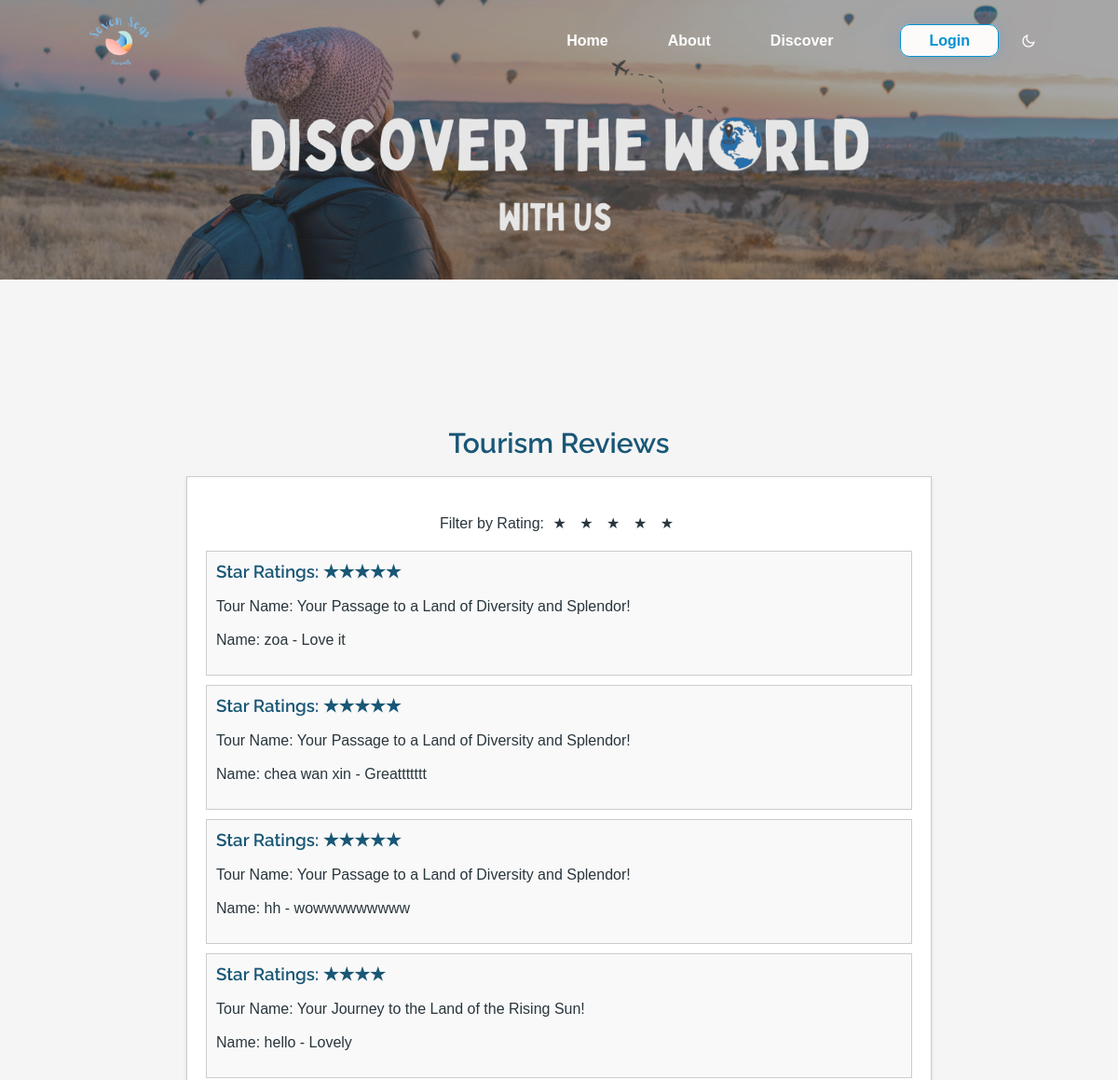
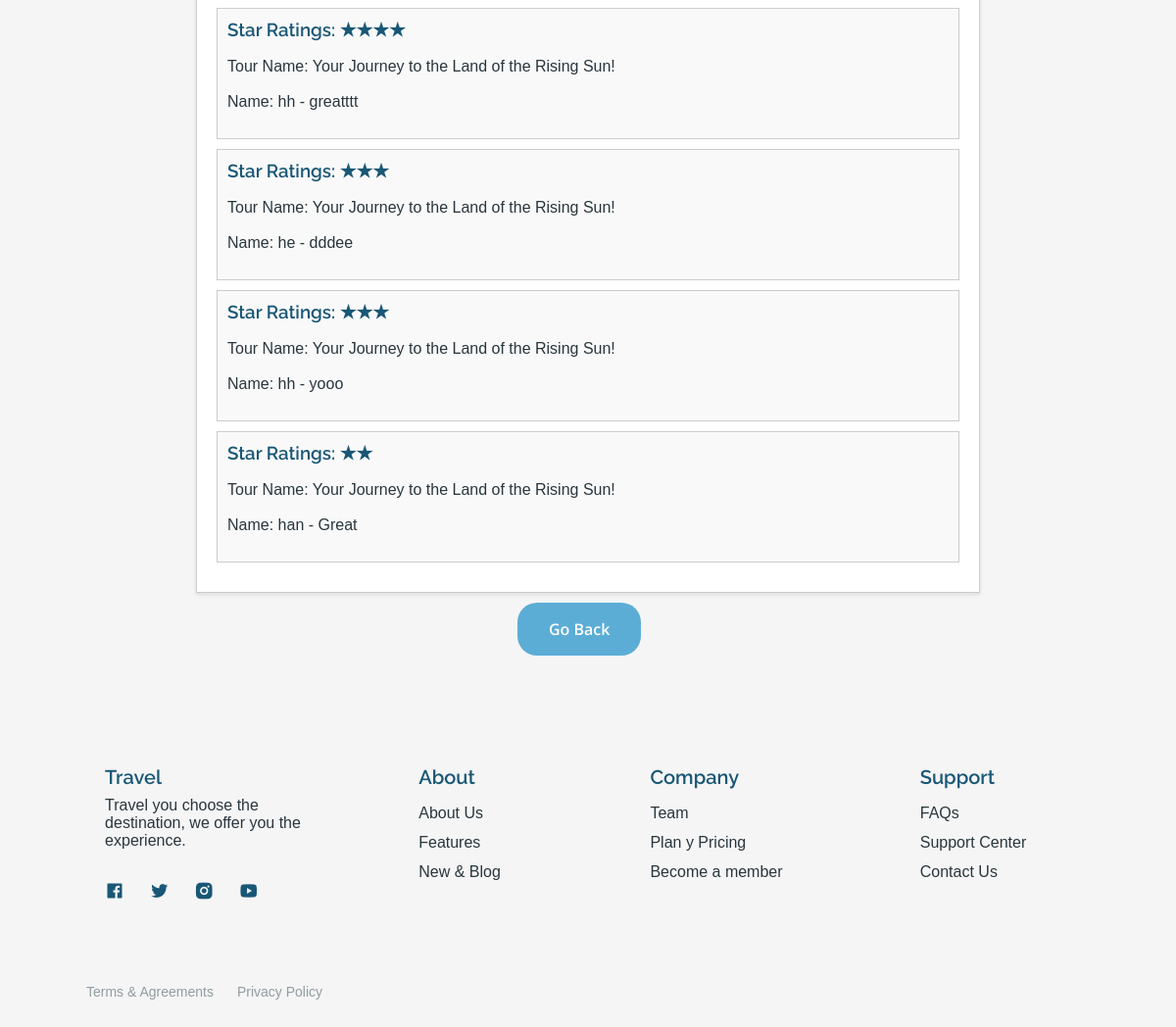
/filterRatings.php, run on the app's committed database (2 pictures, top to bottom).
### tables this page shows
CREATE TABLE `purchases` (
  `orderID` char(11) NOT NULL,
  `userID` varchar(100) NOT NULL,
  `username` varchar(50) NOT NULL,
  `firstName` varchar(50) NOT NULL,
  `lastName` varchar(50) NOT NULL,
  `phoneNo` int(11) NOT NULL,
  `idNo` varchar(50) NOT NULL,
  `guests` int(10) NOT NULL,
  `tour_type` char(10) NOT NULL,
  `tour_location` varchar(50) NOT NULL,
  `product_name` varchar(100) NOT NULL,
  `product_price` decimal(10,2) NOT NULL,
  `total_amount` decimal(10,2) NOT NULL,
  `review` varchar(500) DEFAULT NULL,
  `star_rating` int(11) DEFAULT NULL
);

### filterRatings.php (the view, shortened to what this page needs)
<?php
    $con = mysqli_connect("localhost", "root", "", "bookings");
?>
<!DOCTYPE html>
<html lang="en">
<head>
    <link href="https://cdn.jsdelivr.net/npm/remixicon@2.5.0/fonts/remixicon.css" rel="stylesheet">
    <link rel="stylesheet" href="css/swiper-bundle.min.css">
    <link rel="stylesheet" href="https://s3-us-west-2.amazonaws.com/s.cdpn.io/148866/reset.css">
    <link rel="stylesheet" href="https://cdnjs.cloudflare.com/ajax/libs/meyer-reset/2.0/reset.min.css">
    <link rel="stylesheet" href="css/styles.css">
    <link rel="stylesheet" href="css/ratings.css">
    <link rel="stylesheet" href="css/policy.css">
</head>
<body>
    <header class="header" id="header">
        <nav class="nav container">
            <a href="#" class="nav__logo">
                <img src="img/Travel Website.png">
            </a>
            <div class="nav__menu" id="nav-menu">
                    <ul class="nav__list">
                        <li class="nav__item">
                            <a href="index.php" class="nav__link ">Home</a>
                        </li>
                        <li class="nav__item">
                            <a href="index.php#about" class="nav__link">About</a>
                        </li>
                        <li class="nav__item">
                            <a href="tours.php" class="nav__link">Discover</a>
                        </li>
                        <?php
                        if (isset($_SESSION['user']) && $_SESSION['user']['user_type'] == 'user' ) {
                            echo '<li class="nav__item">
                                    <a href="review.php" class="nav__link active-link">Review</a>
                                  </li>';
                            echo '<li class="login__item">
                                    <a href="asia_tours.php?logout=1" class="cd-signin">Logout</a>
                                  </li>';
                        } else {
                            echo '<li class="login__item">
                                    <a class="cd-signin" href="#0">Login </a>
                                  </li>';
                        }
                        ?>
                    </ul>
                <div class="nav__dark">
                    <i class="ri-moon-line change-theme" id="theme-button"></i>
                </div>
            </div>
        </nav>
    </header>
    <main class="main">
        <section class="home" id="home">
            <div class=hero-banner>
                <img src="img/hero-banner@2x.png">
            </div>
            <div class="hero__container container grid"></div>
        </section>
        <br>
        <h1 style="font-size: 30px;">Tourism Reviews</h1>
        <br>
        <div class="reviews">
            <div class="filter">
                <span>Filter by Rating:</span>
                <span class="rating" data-rating="1">★</span>
                <span class="rating" data-rating="2">★</span>
                <span class="rating" data-rating="3">★</span>
                <span class="rating" data-rating="4">★</span>
                <span class="rating" data-rating="5">★</span>
            </div>
            <?php
                $query = "SELECT * FROM purchases WHERE star_rating = '5'";
                $result=mysqli_query($con,$query);
                while($fetch=mysqli_fetch_assoc($result))
                {
                    echo '<div class="review" data-rating="5">';
                    echo "<h3>Star Ratings: ★★★★★</h3><br>";
                    echo "<p>Tour Name: $fetch[product_name]</p><br>";
                    echo "<p>Name: $fetch[firstName] - $fetch[review]</p><br></div>";
                }
            ?>
            <?php
                $query = "SELECT * FROM purchases WHERE star_rating = '4'";
                $result=mysqli_query($con,$query);
                while($fetch=mysqli_fetch_assoc($result))
                {
                    echo '<div class="review" data-rating="4">';
                    echo "<h3>Star Ratings: ★★★★</h3><br>";
                    echo "<p>Tour Name: $fetch[product_name]</p><br>";
                    echo "<p>Name: $fetch[firstName] - $fetch[review]</p><br></div>";
                }
            ?>
            <?php
                $query = "SELECT * FROM purchases WHERE star_rating = '3'";
                $result=mysqli_query($con,$query);
                while($fetch=mysqli_fetch_assoc($result))
                {
                    echo '<div class="review" data-rating="3">';
                    echo "<h3>Star Ratings: ★★★</h3><br>";
                    echo "<p>Tour Name: $fetch[product_name]</p><br>"   ;
                    echo "<p>Name: $fetch[firstName] - $fetch[review]</p><br></div>";
                }
            ?>
            <?php
                $query = "SELECT * FROM purchases WHERE star_rating = '2'";
                $result=mysqli_query($con,$query);
                while($fetch=mysqli_fetch_assoc($result))
                {
                    echo '<div class="review" data-rating="2">';
                    echo "<h3>Star Ratings: ★★</h3><br>";
                    echo "<p>Tour Name: $fetch[product_name]</p><br>";
                    echo "<p>Name: $fetch[firstName] - $fetch[review]</p><br></div>";
                }
            ?>
        </div>
        <a href="review.php">
             <button class="button" style="margin-left: 44%;margin-top:10px;">Go Back</button>
            </a>
    </main>
    <?php include('footer.php');?>
</body>
</html>

### css/ratings.css (style rules this page uses)
body { font-family: Arial, sans-serif; background-color: #f5f5f5; margin: 0; padding: 0; }
h1 { text-align: center; }
.reviews { max-width: 800px; margin: 0 auto; padding: 20px; background-color: #fff; border: 1px solid #ccc; box-shadow: 0 2px 4px rgba(0, 0, 0, 0.1); }
.filter { text-align: center; margin: 20px 0; }
.rating { margin: 0 5px; cursor: pointer; }
.review { margin: 10px 0; border: 1px solid #ccc; padding: 10px; background-color: #f9f9f9; }

### css/policy.css (style rules this page uses)
body, html { margin: 0; padding: 0; }

### filterRatings.php (style rules this page uses)
body { font-family: Arial, sans-serif; background-color: #f5f5f5; margin: 0; padding: 0; }
h1 { text-align: center; }
.reviews { max-width: 800px; margin: 0 auto; padding: 20px; background-color: #fff; border: 1px solid #ccc; box-shadow: 0 2px 4px rgba(0, 0, 0, 0.1); }
.filter { text-align: center; margin: 20px 0; }
.rating { margin: 0 5px; cursor: pointer; }
.review { margin: 10px 0; border: 1px solid #ccc; padding: 10px; background-color: #f9f9f9; }

### data on the page
purchases: product_name "Your Passage to a Land of Diversity and Splendor!", firstName "zoa", review "Love it"
purchases: product_name "Your Passage to a Land of Diversity and Splendor!", firstName "chea wan xin", review "Greattttttt"
purchases: product_name "Your Passage to a Land of Diversity and Splendor!", firstName "hh", review "wowwwwwwwww"
purchases: product_name "Your Journey to the Land of the Rising Sun!", firstName "hello", review "Lovely"
purchases: product_name "Your Journey to the Land of the Rising Sun!", firstName "hh", review "greatttt"
purchases: product_name "Your Journey to the Land of the Rising Sun!", firstName "he", review "dddee"
purchases: product_name "Your Journey to the Land of the Rising Sun!", firstName "hh", review "yooo"
purchases: product_name "Your Journey to the Land of the Rising Sun!", firstName "han", review "Great"
